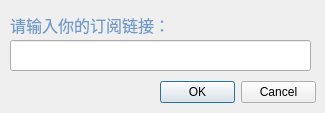
<?xml version="1.0" encoding="UTF-8"?>
<ui version="4.0">
 <class>Form</class>
 <widget class="QWidget" name="Form">
  <property name="geometry">
   <rect>
    <x>0</x>
    <y>0</y>
    <width>325</width>
    <height>113</height>
   </rect>
  </property>
  <property name="windowTitle">
   <string>提示</string>
  </property>
  <property name="styleSheet">
   <string notr="true">QLabel {
	color: #6f9aca;
}</string>
  </property>
  <widget class="QLineEdit" name="lineEdit">
   <property name="geometry">
    <rect>
     <x>10</x>
     <y>40</y>
     <width>301</width>
     <height>31</height>
    </rect>
   </property>
  </widget>
  <widget class="QLabel" name="label">
   <property name="geometry">
    <rect>
     <x>10</x>
     <y>10</y>
     <width>161</width>
     <height>31</height>
    </rect>
   </property>
   <property name="text">
    <string>&lt;html&gt;&lt;head/&gt;&lt;body&gt;&lt;p&gt;&lt;span style=&quot; font-size:12pt;&quot;&gt;请输入你的订阅链接：&lt;/span&gt;&lt;/p&gt;&lt;/body&gt;&lt;/html&gt;</string>
   </property>
  </widget>
  <widget class="QDialogButtonBox" name="buttonBox">
   <property name="geometry">
    <rect>
     <x>160</x>
     <y>80</y>
     <width>156</width>
     <height>24</height>
    </rect>
   </property>
   <property name="standardButtons">
    <set>QDialogButtonBox::Cancel|QDialogButtonBox::Ok</set>
   </property>
  </widget>
 </widget>
 <resources/>
 <connections/>
</ui>
